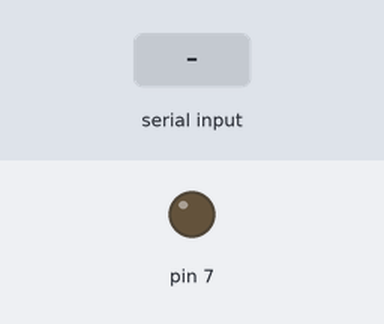
Bench run of a sketch on a simulated Arduino Uno, built with avr-gcc and run on an emulated ATmega328P. Shown: output pins drawn as LEDs (lit = HIGH). The inputs (shaded band) are chosen by the test bench. What the sketch prints to the serial monitor is not drawn.

Above: at 1.2 s.
1.3 s: "on\n" received over Serial
At 1.8 s:
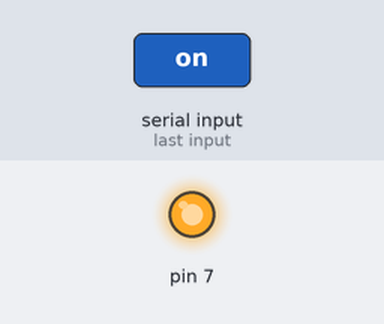
2.8 s: "off\n" received over Serial
At 4.2 s:
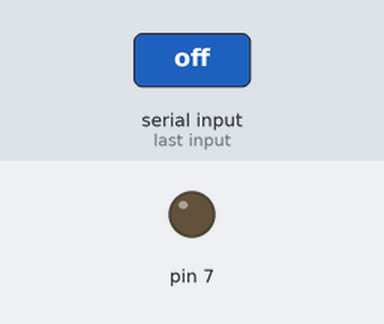
Timing chart, 0 to 5.8 s (numbered marks = the images above; inputs shaded):
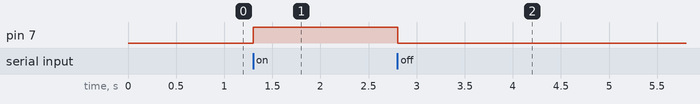

Measured:
- after the input at 1.3 s, pin 7: LOW → HIGH at once
- after the input at 2.8 s, pin 7: HIGH → LOW at once

The sketch:

laser1.ino
```cpp
String inputString = "";
boolean stringComplete = false;

void setup() {
  // put your setup code here, to run once:

   pinMode(7,OUTPUT);
   digitalWrite(7,LOW);
   Serial.begin(9600);
   Serial.println("arduino is ready");
}

void loop() {
   // put your main code here, to run repeatedly:
    //digitalWrite(7, !digitalRead(7));
   if(stringComplete)
   {
     if(inputString == "on")
     {
       digitalWrite(7,HIGH);
     }
     else if (inputString == "off")
     {
       digitalWrite(7,LOW);
     }
     inputString = "";
     stringComplete = false;
   }
}
void serialEvent()
{
     while(Serial.available())
     {
          char inChar = (char)Serial.read();
          if(inChar == '\n')
               stringComplete = true;
          else
               inputString += inChar;
     }
}
```
